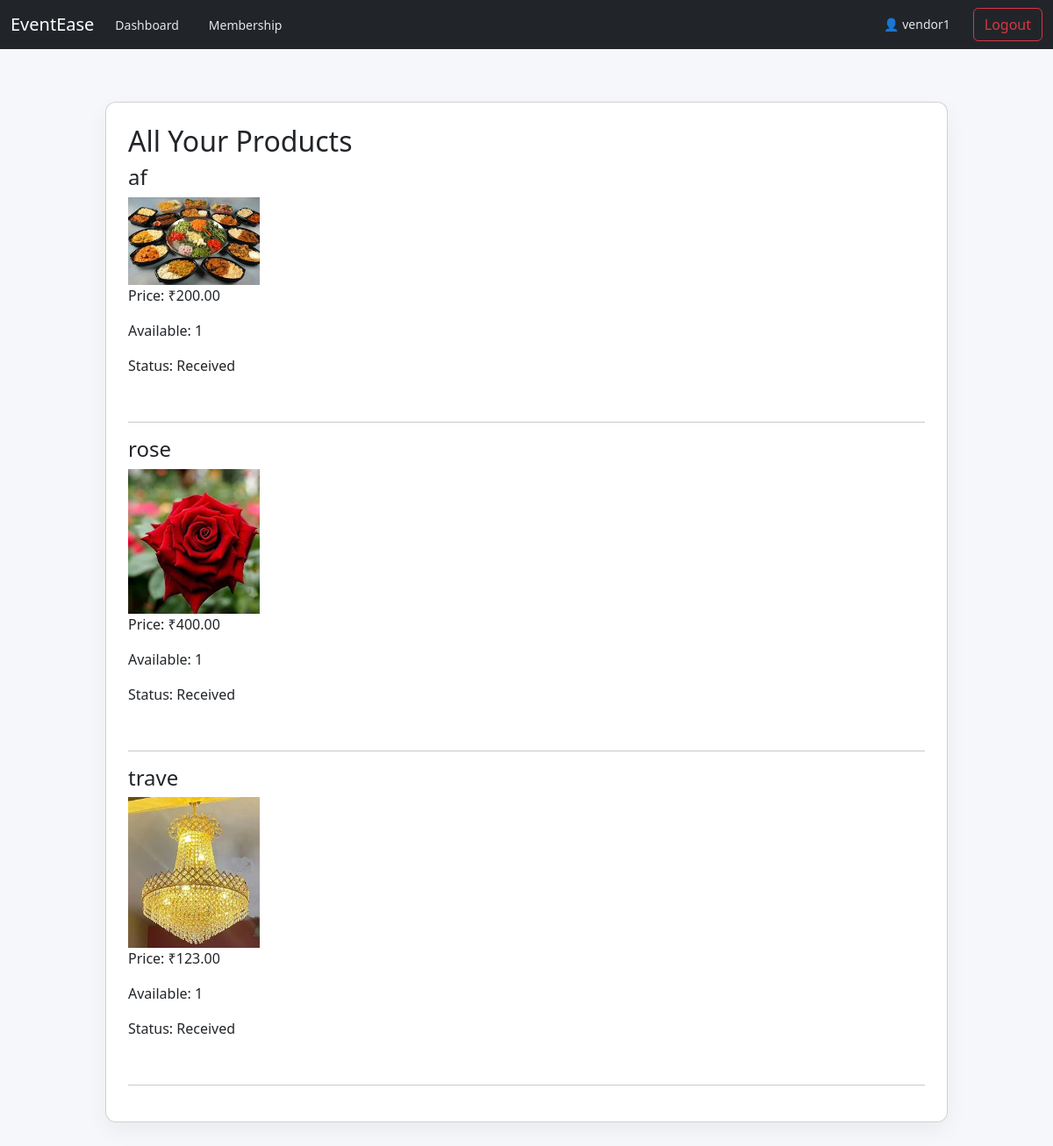
Screenshot of /vendor/items/view/ (signed in) with the database file from the repository.
### eventsapp/models.py (models this page shows, shortened)
class CustomUser(AbstractUser):
    ROLE_CHOICES = (
        ('USER', 'User'),
        ('VENDOR', 'Vendor'),
        ('ADMIN', 'Admin'),
    )
    MEMBERSHIP_CHOICES = (
        ('6m', '6 months'),
        ('1y', '1 year'),
        ('2y', '2 years'),
    )
    VENDOR_CATEGORY = (
        ('catering', 'Catering'),
        ('florist', 'Florist'),
        ('decoration', 'Decoration'),
        ('lighting', 'Lighting'),
    )
    role = models.CharField(max_length=10, choices=ROLE_CHOICES, default='USER')
    vendor_category = models.CharField(max_length=20, choices=VENDOR_CATEGORY, blank=True, null=True)
    membership = models.CharField(max_length=2, choices=MEMBERSHIP_CHOICES, default='6m')
    membership_expiry = models.DateTimeField(blank=True, null=True)

class VendorProduct(models.Model):
    STATUS_CHOICES = (
        ('received', 'Received'),
        ('ready', 'Ready for Shipping'),
        ('out', 'Out For Delivery'),
    )
    vendor = models.ForeignKey(CustomUser, on_delete=models.CASCADE, limit_choices_to={'role': 'VENDOR'})
    name = models.CharField(max_length=200)
    quantity = models.PositiveIntegerField(default=1)
    price = models.DecimalField(max_digits=10, decimal_places=2)
    image = models.ImageField(upload_to='products/', blank=True, null=True)
    status = models.CharField(max_length=20, choices=STATUS_CHOICES, default='received')
    created_at = models.DateTimeField(auto_now_add=True)

### eventsapp/views.py (the view)
# urls.py: path('vendor/items/view/', views.view_products, name='view_products'),
@role_required('VENDOR')
def view_products(request):
    products = VendorProduct.objects.filter(vendor=request.user)
    return render(request, 'vendor/view_products.html', {'products': products})

### eventsapp/views.py (called while the page is built)
def role_required(role):
    def decorator(view_func):
        @wraps(view_func)
        def _wrapped(request, *args, **kwargs):
            if not request.user.is_authenticated:
                return redirect('login')
            if request.user.role != role:
                messages.error(request, 'Access denied.')
                return redirect('/')
            return view_func(request, *args, **kwargs)
        return _wrapped
    return decorator

### eventsapp/templates/vendor/view_products.html
{% extends 'base.html' %}
{% block content %}
<div class="card">
    <h2>All Your Products</h2>
    {% for product in products %}
        <div style="margin-bottom:20px;">
            <h4>{{ product.name }}</h4>
            {% if product.image %}
                <img src="{{ product.image.url }}" width="150">
            {% endif %}
            <p>Price: ₹{{ product.price }}</p>
            <p>Available: {{ product.quantity }}</p>
            <p>Status: {{ product.get_status_display }}</p>
        </div>
        <hr>
    {% endfor %}
</div>
{% endblock %}

### eventsapp/templates/base.html (shortened to what this page needs)
<!DOCTYPE html>
<html>
<head>
    <link rel="stylesheet" href="https://cdn.jsdelivr.net/npm/bootstrap@5.3.2/dist/css/bootstrap.min.css">
    <link rel="stylesheet" href="/static/css/style.css">
</head>
<body>
<nav class="navbar navbar-expand-lg navbar-dark bg-dark">
    <div class="container-fluid">
        <a class="navbar-brand" href="/">EventEase</a>
        <div class="collapse navbar-collapse">
            <ul class="navbar-nav me-auto mb-2 mb-lg-0">
                {% if request.user.is_authenticated %}
                    {% if request.user.role == "USER" %}
                        <li class="nav-item"><a href="/user/" class="nav-link">Dashboard</a></li>
                        <li class="nav-item"><a href="/user/membership/" class="nav-link">Membership</a></li>
                    {% elif request.user.role == "VENDOR" %}
                        <li class="nav-item"><a href="/vendor/" class="nav-link">Dashboard</a></li>
                        <li class="nav-item"><a href="/vendor/membership/" class="nav-link">Membership</a></li>
                    {% elif request.user.role == "ADMIN" %}
                        <li class="nav-item"><a href="/admin-dashboard/" class="nav-link">Dashboard</a></li>
                    {% endif %}
                {% endif %}
            </ul>
            <ul class="navbar-nav">
                {% if request.user.is_authenticated %}
                    <li class="nav-item"><span class="nav-link">👤 {{ request.user.username }}</span></li>
                    <li class="nav-item"><a href="/logout/" class="btn btn-outline-danger">Logout</a></li>
                {% else %}
                    <li class="nav-item"><a href="/login/" class="nav-link">Login</a></li>
                    <li class="nav-item"><a href="/register/" class="nav-link">Register</a></li>
                {% endif %}
            </ul>
        </div>
    </div>
</nav>
<div class="container">
    {% block content %}
    {% endblock %}
</div>
</body>
</html>

### eventsapp/static/css/style.css (style rules this page uses)
body { margin: 0; font-family: 'Segoe UI', sans-serif; background: #f5f7fa; }
.container { max-width: 1000px; margin: 40px auto; padding: 20px; }
.card { background: white; padding: 25px; border-radius: 12px; box-shadow: 0 10px 25px rgba(0, 0, 0, 0.05); }
.nav-link { margin-right: 18px; color: #e5e7eb; text-decoration: none; font-size: 14px; }

### rows the page displays
CustomUser: user.username "vendor1"
VendorProduct: name "af", image (picture), price "200.00", quantity "1", status "Received"
VendorProduct: name "rose", image (picture), price "400.00", quantity "1", status "Received"
VendorProduct: name "trave", image (picture), price "123.00", quantity "1", status "Received"
